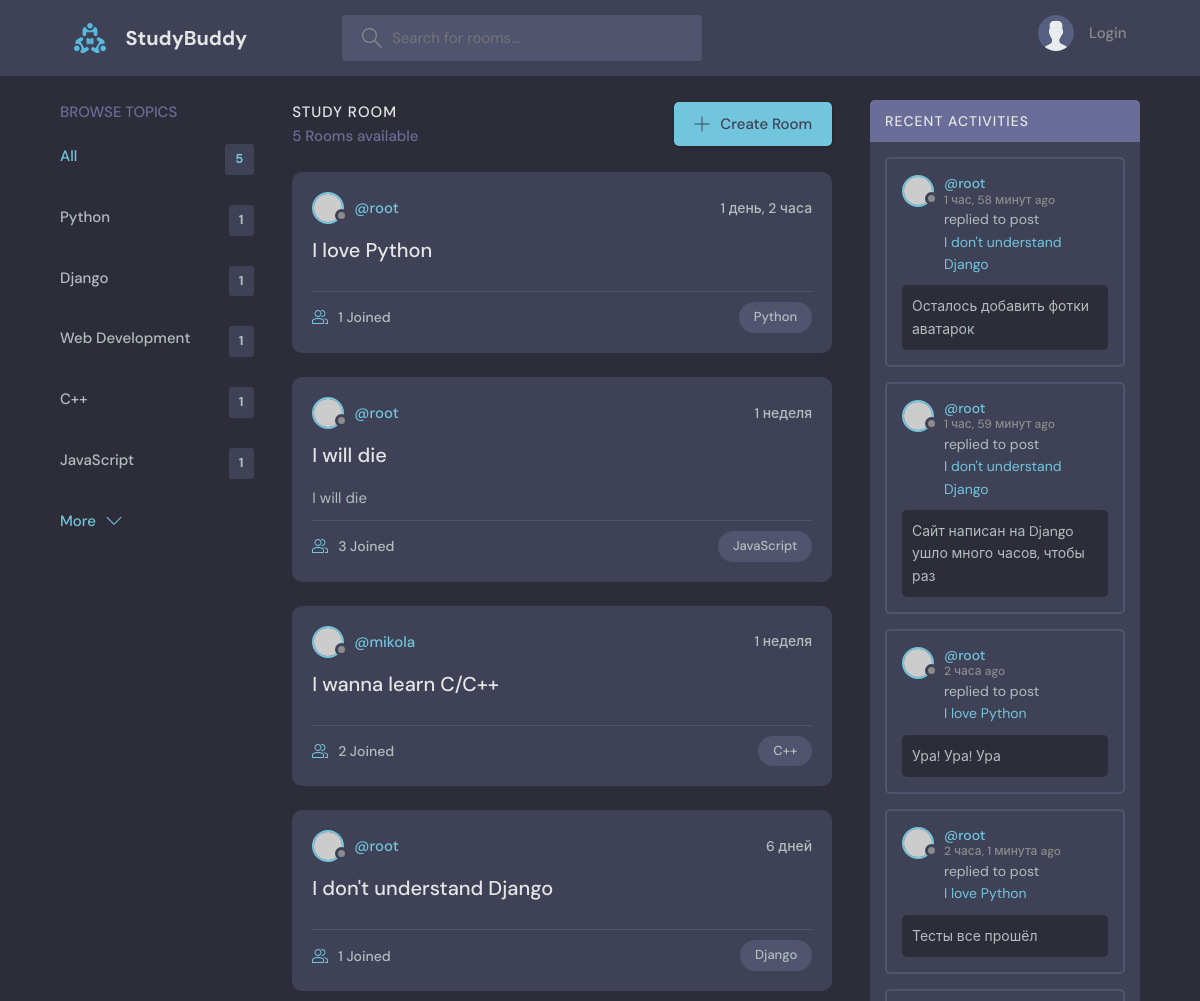
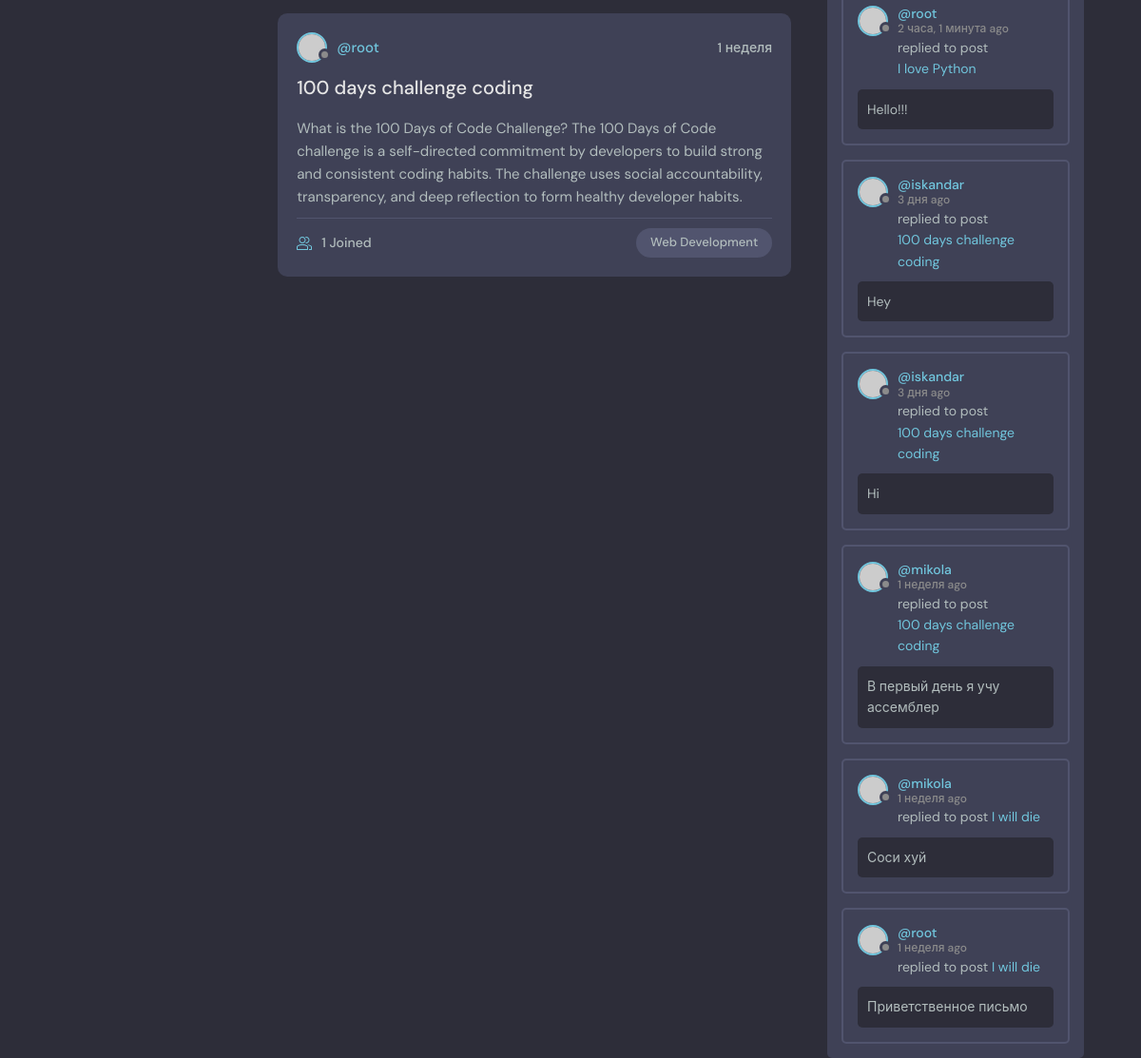
The page / on the database its author committed (2 pictures, top to bottom).
### base/models.py (models this page shows)
class Topic(models.Model):
    name = models.CharField(max_length=200)
    def __str__(self):
        return self.name

class Room(models.Model):
    host = models.ForeignKey(User, on_delete=models.SET_NULL, null=True)
    topic = models.ForeignKey("Topic", on_delete=models.SET_NULL, null=True)
    name = models.CharField(max_length=200)
    description = models.TextField(null=True, blank=True)
    participants = models.ManyToManyField(User, related_name='participants', blank=True)
    updated = models.DateTimeField(auto_now=True)
    created = models.DateTimeField(auto_now_add=True)
    class Meta:
        ordering = ['-updated', '-created']
    def __str__(self):
        return self.name

class Message(models.Model):
    user = models.ForeignKey(User, on_delete=models.CASCADE)
    room = models.ForeignKey(Room, on_delete=models.CASCADE)
    body = models.TextField()
    updated = models.DateTimeField(auto_now=True)
    created = models.DateTimeField(auto_now_add=True)
    class Meta:
        ordering = ['-updated', '-created']
    def __str__(self):
        return self.body[0:50]

### base/views.py (the view)
# urls.py: path('', views.home, name='home'),
def home(request):
    q = request.GET.get('q') if request.GET.get('q') is not None else ''
    rooms = Room.objects.filter(
        Q(topic__name__icontains=q) |
        Q(name__icontains=q)
    )
    topics = Topic.objects.all()[:5]
    room_count = rooms.count()
    room_messages = Message.objects.filter(Q(room__topic__name__icontains=q))
    context = {'rooms': rooms, 'topics': topics, 'room_count': room_count, 'room_messages': room_messages}
    return render(request, 'base/home.html', context)

### base/templates/base/home.html (shortened to what this page needs)
{% extends 'main.html' %}
{% block content %}
    <main class="layout layout--3">
    <div class="container">
        {% include 'base/topics_component.html' %}
        <div class="roomList">
        <div class="roomList__header">
            <div>
              <h2>Study Room</h2>
              <p>{{room_count}} Rooms available</p>
            </div>
            <a class="btn btn--main" href="{% url 'create-room' %}">
                <svg version="1.1" xmlns="http://www.w3.org/2000/svg" width="32" height="32" viewBox="0 0 32 32">
                    <title>add</title>
                    <path
                      d="M16.943 0.943h-1.885v14.115h-14.115v1.885h14.115v14.115h1.885v-14.115h14.115v-1.885h-14.115v-14.115z">
                    </path>
                </svg>
                Create Room
            </a>
        </div>
        {% include 'base/feed_component.html' %}
      </div>
      {% include 'base/activity_component.html' %}
    </div>
    </main>
{% endblock content %}

### base/templates/base/topics_component.html
<div class="topics">
    <div class="topics__header">
        <h2>Browse Topics</h2>
    </div>
    <ul class="topics__list">
        <li>
            <a href="{%  url 'home' %}" class="active">All <span>{{topics.count}}</span></a>
        </li>
        {% for topic in topics %}
            <li>
                <a href="{%url 'home' %}?q={{topic}}">{{topic.name}} <span>{{topic.room_set.all.count}}</span></a>
            </li>
        {% endfor %}
    </ul>
    <a class="btn btn--link" href="{% url 'topics' %}">
        More
        <svg version="1.1" xmlns="http://www.w3.org/2000/svg" width="32" height="32" viewBox="0 0 32 32">
            <title>chevron-down</title>
            <path d="M16 21l-13-13h-3l16 16 16-16h-3l-13 13z"></path>
        </svg>
    </a>
</div>

### base/templates/base/feed_component.html (shortened to what this page needs)
{% for room in rooms %}
<div class="roomListRoom">
    <div class="roomListRoom__header">
        <a href="{% url 'user-profile' room.host.id %}" class="roomListRoom__author">
            <div class="avatar avatar--small">
                <img src="https://randomuser.me/api/portraits/women/11.jpg"/>
            </div>
            <span>@{{room.host.username}}</span>
        </a>
        <div class="roomListRoom__actions">
            <span>{{room.created|timesince}}</span>
        </div>
    </div>
    <div class="roomListRoom__content">
        <a href="{% url 'room' room.id %}">{{room.name}}</a>
        <p>
            {{room.description}}
        </p>
    </div>
    <div class="roomListRoom__meta">
        <a href="{% url 'room' room.id %}" class="roomListRoom__joined">
            {{room.participants.all.count}} Joined
        </a>
        <p class="roomListRoom__topic">{{room.topic}}</p>
    </div>
</div>
{% endfor %}

### base/templates/base/activity_component.html (shortened to what this page needs)
<div class="activities">
    <div class="activities__header">
        <h2>Recent Activities</h2>
    </div>
    {% for message in room_messages %}
    <div class="activities__box">
        <div class="activities__boxHeader roomListRoom__header">
            <a href="{% url 'user-profile' message.user.id %}" class="roomListRoom__author">
                <div class="avatar avatar--small">
                <img src="https://randomuser.me/api/portraits/women/11.jpg" />
                </div>
                <p>
                @{{message.user}}
                <span>{{message.created|timesince}} ago</span>
                </p>
            </a>
        </div>
        <div class="activities__boxContent">
            <p>replied to post <a href="{% url 'room' message.room.id %}">{{message.room}}</a></p>
            <div class="activities__boxRoomContent">
                {{message}}
            </div>
        </div>
    </div>
    {% endfor %}
</div>

### rows shown on the page
Topic: name "Python", room_set.all.count "1"
Topic: name "Django", room_set.all.count "1"
Topic: name "Web Development", room_set.all.count "1"
Topic: name "C++", room_set.all.count "1"
Topic: name "JavaScript", room_set.all.count "1"
Room: host.username "root", created "1 день, 2 часа", name "I love Python", participants.all.count "1", topic "Python"
Room: host.username "root", created "1 неделя", name "I will die", description "I will die", participants.all.count "3", topic "JavaScript"
Room: host.username "mikola", created "1 неделя", name "I wanna learn C/C++", participants.all.count "2", topic "C++"
Room: host.username "root", created "6 дней", name "I don't understand Django", participants.all.count "1", topic "Django"
Room: host.username "root", created "1 неделя", name "100 days challenge coding", description "What is the 100 Days of Code Challenge? The 100 Days of Code challenge is a self-directed commitment by developers to build strong and consistent coding habits. The challenge uses social accountability, transparency, and deep reflection to form healthy developer habits.", participants.all.count "1", topic "Web Development"
Message: user "root", created "1 час, 58 минут", room "I don't understand Django", body "Осталось добавить фотки аватарок"
Message: user "root", created "1 час, 59 минут", room "I don't understand Django", body "Сайт написан на Django ушло много часов, чтобы раз"
Message: user "root", created "2 часа", room "I love Python", body "Ура! Ура! Ура"
Message: user "root", created "2 часа, 1 минута", room "I love Python", body "Тесты все прошёл"
Message: user "root", created "2 часа, 1 минута", room "I love Python", body "Hello!!!"
Message: user "iskandar", created "3 дня", room "100 days challenge coding", body "Hey"
Message: user "iskandar", created "3 дня", room "100 days challenge coding", body "Hi"
Message: user "mikola", created "1 неделя", room "100 days challenge coding", body "В первый день я учу ассемблер"
Message: user "mikola", created "1 неделя", room "I will die", body "Соси хуй"
Message: user "root", created "1 неделя", room "I will die", body "Приветственное письмо"

### other values the page prints
{{ topics.count }} "5"
{{ room_count }} "5"
